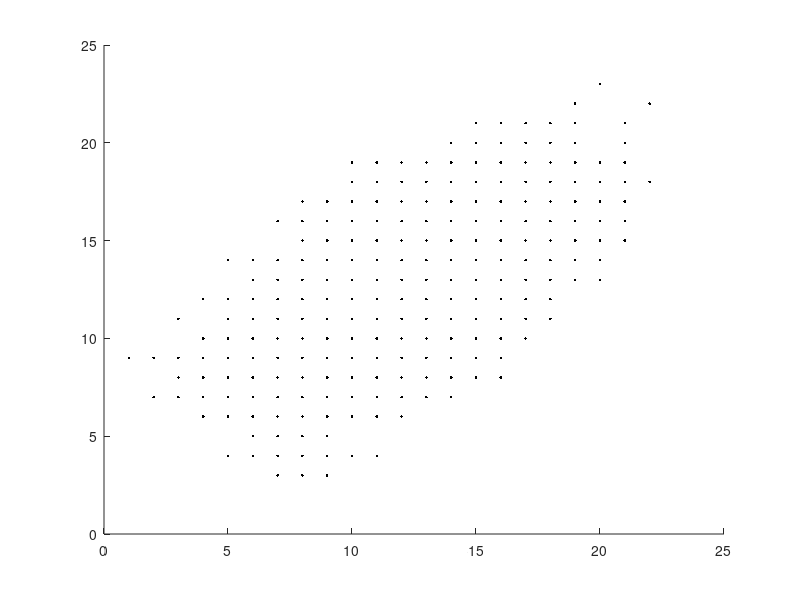

The MATLAB script that drew this image:
%Total seconds: 0
hold on;
BFS= [
1 9 ;
2 7 ;
2 9 ;
3 7 ;
3 8 ;
3 9 ;
3 11 ;
4 6 ;
4 7 ;
4 8 ;
4 9 ;
4 10 ;
4 12 ;
5 4 ;
5 6 ;
5 7 ;
5 8 ;
5 9 ;
5 10 ;
5 11 ;
5 12 ;
5 14 ;
6 4 ;
6 5 ;
6 6 ;
6 7 ;
6 8 ;
6 9 ;
6 10 ;
6 11 ;
6 12 ;
6 13 ;
6 14 ;
7 3 ;
7 4 ;
7 5 ;
7 6 ;
7 7 ;
7 8 ;
7 9 ;
7 10 ;
7 11 ;
7 12 ;
7 13 ;
7 14 ;
7 16 ;
8 3 ;
8 4 ;
8 5 ;
8 6 ;
8 7 ;
8 8 ;
8 9 ;
8 10 ;
8 11 ;
8 12 ;
8 13 ;
8 14 ;
8 15 ;
8 16 ;
8 17 ;
9 3 ;
9 4 ;
9 5 ;
9 6 ;
9 7 ;
9 8 ;
9 9 ;
9 10 ;
9 11 ;
9 12 ;
9 13 ;
9 14 ;
9 15 ;
9 16 ;
9 17 ;
10 4 ;
10 6 ;
10 7 ;
10 8 ;
10 9 ;
10 10 ;
10 11 ;
10 12 ;
10 13 ;
10 14 ;
10 15 ;
10 16 ;
10 17 ;
10 18 ;
10 19 ;
11 4 ;
11 6 ;
11 7 ;
11 8 ;
11 9 ;
11 10 ;
11 11 ;
11 12 ;
11 13 ;
11 14 ;
11 15 ;
11 16 ;
11 17 ;
11 18 ;
11 19 ;
12 6 ;
12 7 ;
12 8 ;
12 9 ;
12 10 ;
12 11 ;
12 12 ;
12 13 ;
12 14 ;
12 15 ;
12 16 ;
12 17 ;
12 18 ;
12 19 ;
13 7 ;
13 8 ;
13 9 ;
13 10 ;
13 11 ;
13 12 ;
13 13 ;
13 14 ;
13 15 ;
13 16 ;
13 17 ;
13 18 ;
13 19 ;
14 7 ;
14 8 ;
14 9 ;
14 10 ;
14 11 ;
14 12 ;
14 13 ;
14 14 ;
14 15 ;
14 16 ;
14 17 ;
14 18 ;
14 19 ;
14 20 ;
15 8 ;
15 9 ;
15 10 ;
15 11 ;
15 12 ;
15 13 ;
15 14 ;
15 15 ;
15 16 ;
15 17 ;
15 18 ;
15 19 ;
15 20 ;
15 21 ;
16 8 ;
16 9 ;
16 10 ;
16 11 ;
16 12 ;
16 13 ;
16 14 ;
16 15 ;
16 16 ;
16 17 ;
16 18 ;
16 19 ;
16 20 ;
16 21 ;
17 10 ;
17 11 ;
17 12 ;
17 13 ;
17 14 ;
17 15 ;
17 16 ;
17 17 ;
17 18 ;
17 19 ;
17 20 ;
17 21 ;
18 11 ;
18 12 ;
18 13 ;
18 14 ;
18 15 ;
18 16 ;
18 17 ;
18 18 ;
18 19 ;
18 20 ;
18 21 ;
19 13 ;
19 14 ;
19 15 ;
19 16 ;
19 17 ;
19 18 ;
19 19 ;
19 20 ;
19 21 ;
19 22 ;
20 13 ;
20 14 ;
20 15 ;
20 16 ;
20 17 ;
20 18 ;
20 19 ;
20 23 ;
21 15 ;
21 16 ;
21 17 ;
21 18 ;
21 19 ;
21 20 ;
21 21 ;
22 18 ;
22 22 ;
];
plot(BFS(:,1),BFS(:,2),'k.');
